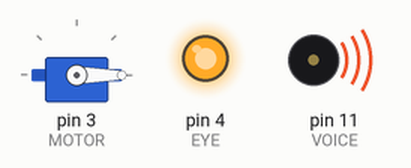
A sketch run on a simulated Arduino Uno, built with avr-gcc and run on an emulated ATmega328P. Parts: servo, output pins drawn as LEDs (lit = HIGH), buzzer (waves = sounding).

Above: at 0.05 s.
At 0.55 s:
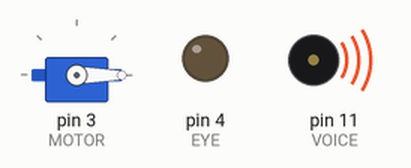
At 2.35 s:
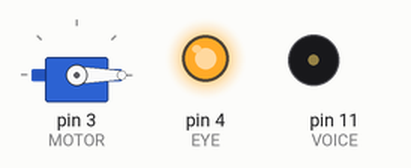
At 2.75 s:
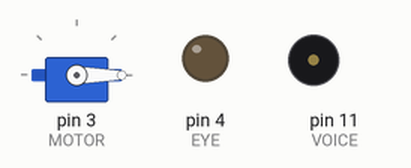
At 4.7 s:
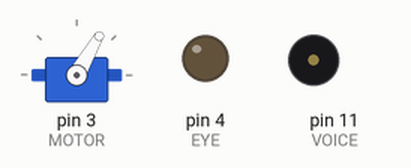
Timing chart, 0 to 5.5 s (numbered marks = the images above):
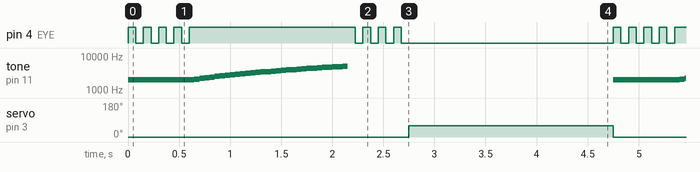

The sketch:

mecajun.ino
```cpp
#include <Servo.h>
#define MOTOR 3
#define EYE 4
#define VOICE 11

Servo motor;

void setup()
{
   motor.attach(MOTOR);
   pinMode(EYE, OUTPUT);
   pinMode(VOICE, OUTPUT);
   Serial.begin(9600);
}

void open_mouth()
{
    tone(VOICE, 2000);
    motor.write(-60);
}

void blink(int how_long)
{
    digitalWrite(EYE, HIGH);
    delay(how_long/2);
    digitalWrite(EYE, LOW);
    delay(how_long/2);
}

void play_song()
{
    // tone(VOICE, 3038); delay(250);
    // noTone(VOICE); delay(50);
    // tone(VOICE, 2864); delay(250);
    // noTone(VOICE); delay(50);
    // tone(VOICE, 3038); delay(250);
    // noTone(VOICE); delay(50);
    // tone(VOICE, 2950); delay(250);
    // noTone(VOICE); delay(50);
    // tone(VOICE, 3038); delay(250);
    // noTone(VOICE); delay(50);
    // tone(VOICE, 2684); delay(250);
    // noTone(VOICE); delay(50);
    for (int f = 2000; f <= 5000; f += 100)
    {
        tone(VOICE, f);
        delay(50);
    }
    noTone(VOICE);
}

void communicate()
{
    blink(150);
    blink(150);
    blink(150);
    blink(150);
    digitalWrite(EYE, HIGH);
    play_song();
    digitalWrite(EYE, LOW);
    blink(150);
    blink(150);
    blink(150);
    blink(150);
}

void close_mouth()
{
    noTone(VOICE);
    motor.write(60);
}

void wait()
{
    delay(2000);
}

void loop ()
{
  open_mouth();
  communicate();
  close_mouth();
  wait();
}
```

Measured:
- by itself, servo on pin 3 (MOTOR): alternates 60° for 2.0 s and 0° for 2.8 s
- by itself, pin 4 (EYE): repeats every 4.8 s: 3 × (LOW 0.08 s, HIGH 0.08 s), LOW 0.08 s, HIGH 1.6 s, 3 × (LOW 0.08 s, HIGH 0.08 s), LOW 2.1 s, HIGH 0.08 s
- by itself, tone on pin 11 (VOICE): plays 2000 Hz for 0.65 s, 2100 Hz for 0.05 s, 2200 Hz for 0.05 s, 2300 Hz for 0.05 s, 2400 Hz for 0.05 s, 2500 Hz for 0.05 s … (860 notes in this stretch)
